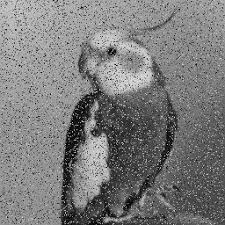
%> input picture Image Filtering/resim 1.jpg, 225 x 225 px
$ octave main.m   (GNU Octave 9; MATLAB toolbox functions it lacks are replaced by stand-ins)
%> lines starting %> are read from the running program, lines starting %| are printed output that depends on the picture
img=imread ('resim 1.jpg');
%> img is the input picture: size 225x225x3 uint8; min 0, max 243, mean 124.1
I=rgb2gray(img);
data = im2double(I)
M=input("filtre uzunlugunu giriniz:  ");
%> the answer given: 3
ek=zeros((M-1),width(data));
newdata=[data;ek];
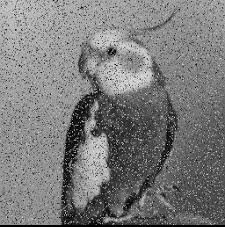
%> newdata: size 227x225 double; min 0, max 0.953, mean 0.482
output=zeros(length(data),width(data));
dongu=zeros(M,1);
for p=1 : (width(newdata))
for  i = 1:(length(data))
    g=i;
    N=1;
    for u=1:M
    dongu(N)=newdata(g,p) ;
    g=g+1;
    N=N+1;
    end
    T = median(dongu);
    dongu=zeros(M,1);
output(i,p)=T;
end
end
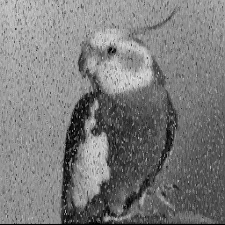
%> output: size 225x225 double; min 0, max 0.894, mean 0.486
%> after the loop, dongu = [0; 0; 0]
figure
imshow(img);
figure
imshow(output);
